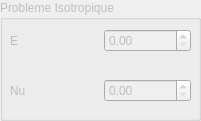
    <widget class="QGroupBox" name="groupBox_7">
     <property name="enabled">
      <bool>false</bool>
     </property>
     <property name="geometry">
      <rect>
       <x>970</x>
       <y>20</y>
       <width>201</width>
       <height>121</height>
      </rect>
     </property>
     <property name="title">
      <string>Probleme Isotropique</string>
     </property>
     <widget class="QWidget" name="layoutWidget_10">
      <property name="geometry">
       <rect>
        <x>10</x>
        <y>70</y>
        <width>181</width>
        <height>41</height>
       </rect>
      </property>
      <layout class="QHBoxLayout" name="horizontalLayout_15">
       <item>
        <widget class="QLabel" name="label_15">
         <property name="text">
          <string>Nu</string>
         </property>
        </widget>
       </item>
       <item>
        <widget class="QDoubleSpinBox" name="spinBoxNuProbleme">
         <property name="maximum">
          <double>100000000.000000000000000</double>
         </property>
        </widget>
       </item>
      </layout>
     </widget>
     <widget class="QWidget" name="layoutWidget_11">
      <property name="geometry">
       <rect>
        <x>10</x>
        <y>20</y>
        <width>181</width>
        <height>41</height>
       </rect>
      </property>
      <layout class="QHBoxLayout" name="horizontalLayout_16">
       <item>
        <widget class="QLabel" name="label_17">
         <property name="text">
          <string>E</string>
         </property>
        </widget>
       </item>
       <item>
        <widget class="QDoubleSpinBox" name="spinboxEProbleme">
         <property name="maximum">
          <double>100000000.000000000000000</double>
         </property>
        </widget>
       </item>
      </layout>
     </widget>
    </widget>
